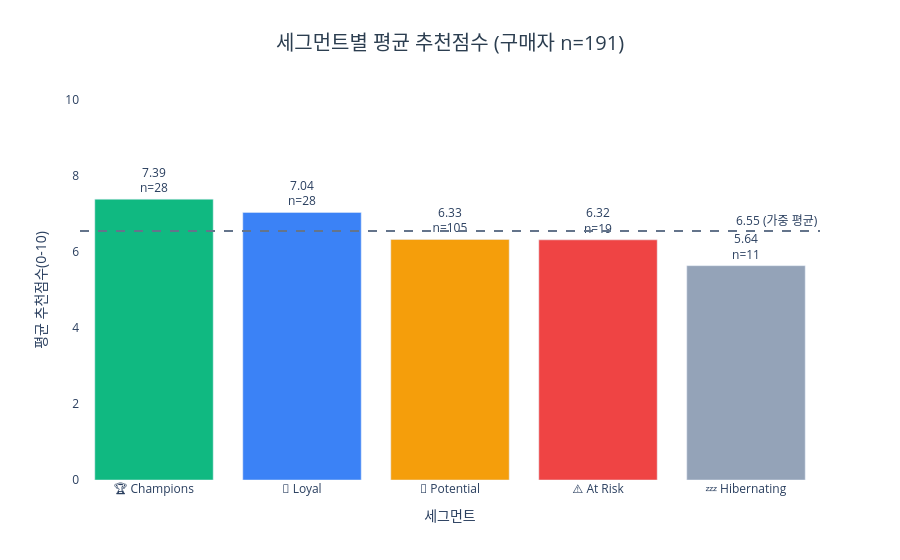

Notebook source saved alongside this figure:
### Code cell
fig = go.Figure(go.Bar(
    x=[f"{SEGMENT_EMOJI[s]} {s}" for s in profile['rfm_segment']],
    y=profile['avg_nps'],
    marker_color=[SEGMENT_COLORS[s] for s in profile['rfm_segment']],
    text=[f'{score:.2f}<br>n={int(n)}' for score, n in zip(profile['avg_nps'], profile['n'])],
    textposition='outside'
))
fig.add_hline(y=overall_nps, line_dash='dash', line_color='#64748B',
              annotation_text=f'{overall_nps:.2f} (가중 평균)', annotation_position='top right')
fig.update_layout(
    title=dict(text=f'세그먼트별 평균 추천점수 (구매자 n={n_buyers})', x=0.5, xanchor='center', font=dict(size=20, color='#2c3e50')),
    xaxis_title='세그먼트',
    yaxis_title='평균 추천점수(0-10)',
    yaxis=dict(range=[0, 10]),
    plot_bgcolor='white'
)
fig.show()

### Figure 1 — Plotly figure (JSON) as saved in the notebook; plotly's stock layout.template omitted (floating-point values rounded to 4 significant figures)
{"data": [{"marker": {"color": ["#10B981", "#3B82F6", "#F59E0B", "#EF4444", "#94A3B8"]}, "text": ["7.39<br>n=28", "7.04<br>n=28", "6.33<br>n=105", "6.32<br>n=19", "5.64<br>n=11"], "textposition": "outside", "type": "bar", "x": ["🏆 Champions", "💎 Loyal", "🌱 Potential", "⚠️ At Risk", "💤 Hibernating"], "y": [7.39, 7.04, 6.33, 6.32, 5.64]}], "layout": {"annotations": [{"showarrow": false, "text": "6.55 (가중 평균)", "x": 1, "xanchor": "right", "xref": "x domain", "y": 6.55, "yanchor": "bottom", "yref": "y"}], "plot_bgcolor": "white", "shapes": [{"line": {"color": "#64748B", "dash": "dash"}, "type": "line", "x0": 0, "x1": 1, "xref": "x domain", "y0": 6.55, "y1": 6.55, "yref": "y"}], "title": {"font": {"color": "#2c3e50", "size": 20}, "text": "세그먼트별 평균 추천점수 (구매자 n=191)", "x": 0.5, "xanchor": "center"}, "xaxis": {"title": {"text": "세그먼트"}}, "yaxis": {"range": [0, 10], "title": {"text": "평균 추천점수(0-10)"}}}}
